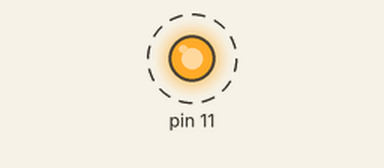
Simulated run of this program. Board: Raspberry Pi (header pin numbers). Shown: output pins drawn as LEDs (lit = HIGH). Dashed ring = blinking.

Above: at 0.5 s.
Timing chart, 0 to 4.6 s (numbered marks = the images above):
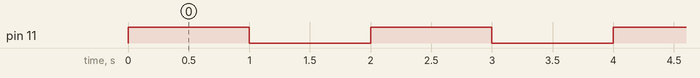

Measured:
- by itself, pin 11: alternates HIGH for 1.0 s and LOW for 1.0 s

The program:

led_blink.py
```python
import time
import RPi.GPIO as GPIO       ## Import GPIO library
GPIO.setmode(GPIO.BOARD)      ## Use board pin numbering
GPIO.setup(11, GPIO.OUT)      ## Setup GPIO Pin 11 to OUT
while True:
	GPIO.output(11,True)  ## Turn on Led
	time.sleep(1)         ## Wait for one second
	GPIO.output(11,False) ## Turn off Led
	time.sleep(1)         ## Wait for one second
```
